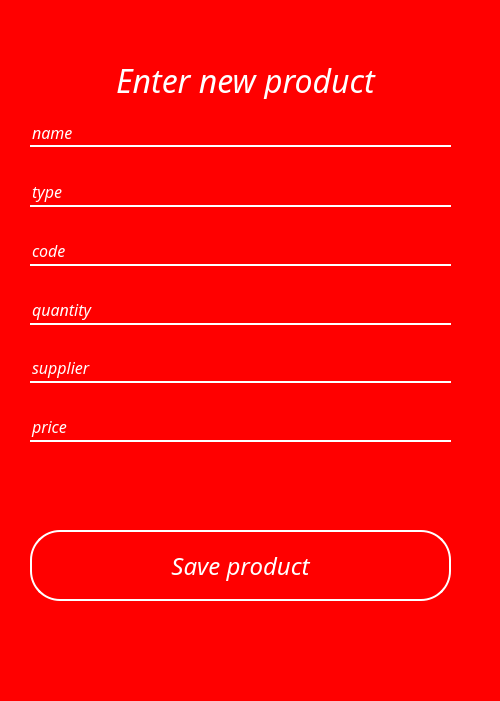
<?xml version="1.0" encoding="UTF-8"?>
<ui version="4.0">
 <class>Form</class>
 <widget class="QWidget" name="Form">
  <property name="geometry">
   <rect>
    <x>0</x>
    <y>0</y>
    <width>500</width>
    <height>701</height>
   </rect>
  </property>
  <property name="windowTitle">
   <string>Form</string>
  </property>
  <property name="styleSheet">
   <string notr="true">#Form{
background:red;
}
#headerFrame
{
background: black;
border-radius: 30px;
}

#frame
{
background: red;
border-radius: 30px;
}
#labelHead{
color:white;
}

#label{
color:white;
}

#label_2{
color:white;
}

#lineEdit_Pname{
border:none;
background:transparent;
color: white;
border-bottom: 2px solid white;
}

#lineEdit_ptype{
border:none;
background:transparent;
color: white;
border-bottom: 2px solid white;
}

#lineEdit_pcode{
border:none;
background:transparent;
color: white;
border-bottom: 2px solid white;
}

#lineEdit_pquantity{
border:none;
background:transparent;
color: white;
border-bottom: 2px solid white;
}

#lineEdit_psupplier{
border:none;
background:transparent;
color: white;
border-bottom: 2px solid white;
}

#lineEdit_pprice{
border:none;
background:transparent;
color: white;
border-bottom: 2px solid white;
}

#pushButton_saveP{
border:2px solid white;
background:transparent;
color:white;
border-radius: 30px;
}

#pushButton_saveP:hover{
border:2px solid white;
background:white;
color:red;
}

#push_Rigister{
border:2px solid white;
background:transparent;
color:white;
border-radius: 30px;
}

#push_Rigister:hover{
border:2px solid white;
background:white;
color:red;
}</string>
  </property>
  <widget class="QLineEdit" name="lineEdit_pcode">
   <property name="geometry">
    <rect>
     <x>30</x>
     <y>237</y>
     <width>421</width>
     <height>29</height>
    </rect>
   </property>
   <property name="sizePolicy">
    <sizepolicy hsizetype="Expanding" vsizetype="Preferred">
     <horstretch>0</horstretch>
     <verstretch>0</verstretch>
    </sizepolicy>
   </property>
   <property name="font">
    <font>
     <family>Aero</family>
     <pointsize>12</pointsize>
     <italic>true</italic>
    </font>
   </property>
   <property name="styleSheet">
    <string notr="true">color: rgb(255, 255, 255);
selection-color: rgb(255, 255, 0);</string>
   </property>
   <property name="text">
    <string>code</string>
   </property>
   <property name="cursorPosition">
    <number>4</number>
   </property>
   <property name="placeholderText">
    <string>city</string>
   </property>
  </widget>
  <widget class="QLineEdit" name="lineEdit_pprice">
   <property name="geometry">
    <rect>
     <x>30</x>
     <y>413</y>
     <width>421</width>
     <height>29</height>
    </rect>
   </property>
   <property name="sizePolicy">
    <sizepolicy hsizetype="Expanding" vsizetype="Preferred">
     <horstretch>0</horstretch>
     <verstretch>0</verstretch>
    </sizepolicy>
   </property>
   <property name="font">
    <font>
     <family>Aero</family>
     <pointsize>12</pointsize>
     <italic>true</italic>
    </font>
   </property>
   <property name="styleSheet">
    <string notr="true">color: rgb(255, 255, 255);
selection-color: rgb(255, 255, 0);</string>
   </property>
   <property name="text">
    <string>price</string>
   </property>
   <property name="cursorPosition">
    <number>5</number>
   </property>
   <property name="placeholderText">
    <string>Username</string>
   </property>
  </widget>
  <widget class="QLineEdit" name="lineEdit_ptype">
   <property name="geometry">
    <rect>
     <x>30</x>
     <y>178</y>
     <width>421</width>
     <height>29</height>
    </rect>
   </property>
   <property name="sizePolicy">
    <sizepolicy hsizetype="Expanding" vsizetype="Preferred">
     <horstretch>0</horstretch>
     <verstretch>0</verstretch>
    </sizepolicy>
   </property>
   <property name="font">
    <font>
     <family>Aero</family>
     <pointsize>12</pointsize>
     <italic>true</italic>
    </font>
   </property>
   <property name="styleSheet">
    <string notr="true">color: rgb(255, 255, 255);
selection-color: rgb(255, 255, 0);</string>
   </property>
   <property name="text">
    <string>type</string>
   </property>
   <property name="cursorPosition">
    <number>4</number>
   </property>
   <property name="placeholderText">
    <string>last name</string>
   </property>
  </widget>
  <widget class="QPushButton" name="pushButton_saveP">
   <property name="geometry">
    <rect>
     <x>30</x>
     <y>530</y>
     <width>421</width>
     <height>71</height>
    </rect>
   </property>
   <property name="font">
    <font>
     <family>Aero</family>
     <pointsize>18</pointsize>
     <italic>true</italic>
    </font>
   </property>
   <property name="styleSheet">
    <string notr="true"/>
   </property>
   <property name="text">
    <string>Save product</string>
   </property>
  </widget>
  <widget class="QLineEdit" name="lineEdit_pquantity">
   <property name="geometry">
    <rect>
     <x>30</x>
     <y>296</y>
     <width>421</width>
     <height>29</height>
    </rect>
   </property>
   <property name="sizePolicy">
    <sizepolicy hsizetype="Expanding" vsizetype="Preferred">
     <horstretch>0</horstretch>
     <verstretch>0</verstretch>
    </sizepolicy>
   </property>
   <property name="font">
    <font>
     <family>Aero</family>
     <pointsize>12</pointsize>
     <italic>true</italic>
    </font>
   </property>
   <property name="styleSheet">
    <string notr="true">color: rgb(255, 255, 255);
selection-color: rgb(255, 255, 0);</string>
   </property>
   <property name="text">
    <string>quantity</string>
   </property>
   <property name="cursorPosition">
    <number>8</number>
   </property>
   <property name="placeholderText">
    <string>Working sector</string>
   </property>
  </widget>
  <widget class="QLabel" name="label_register">
   <property name="geometry">
    <rect>
     <x>30</x>
     <y>61</y>
     <width>431</width>
     <height>38</height>
    </rect>
   </property>
   <property name="sizePolicy">
    <sizepolicy hsizetype="Preferred" vsizetype="Preferred">
     <horstretch>0</horstretch>
     <verstretch>0</verstretch>
    </sizepolicy>
   </property>
   <property name="font">
    <font>
     <family>Aero</family>
     <pointsize>24</pointsize>
     <italic>true</italic>
    </font>
   </property>
   <property name="styleSheet">
    <string notr="true">color: rgb(255, 255, 255);</string>
   </property>
   <property name="text">
    <string>Enter new product</string>
   </property>
   <property name="alignment">
    <set>Qt::AlignCenter</set>
   </property>
  </widget>
  <widget class="QLineEdit" name="lineEdit_Pname">
   <property name="geometry">
    <rect>
     <x>30</x>
     <y>120</y>
     <width>421</width>
     <height>27</height>
    </rect>
   </property>
   <property name="sizePolicy">
    <sizepolicy hsizetype="Expanding" vsizetype="Preferred">
     <horstretch>0</horstretch>
     <verstretch>0</verstretch>
    </sizepolicy>
   </property>
   <property name="font">
    <font>
     <family>Aero</family>
     <pointsize>12</pointsize>
     <italic>true</italic>
    </font>
   </property>
   <property name="styleSheet">
    <string notr="true">color: rgb(255, 255, 255);
selection-color: rgb(255, 255, 0);</string>
   </property>
   <property name="text">
    <string>name</string>
   </property>
   <property name="cursorPosition">
    <number>4</number>
   </property>
   <property name="placeholderText">
    <string>Name</string>
   </property>
  </widget>
  <widget class="QLineEdit" name="lineEdit_psupplier">
   <property name="geometry">
    <rect>
     <x>30</x>
     <y>354</y>
     <width>421</width>
     <height>29</height>
    </rect>
   </property>
   <property name="sizePolicy">
    <sizepolicy hsizetype="Expanding" vsizetype="Preferred">
     <horstretch>0</horstretch>
     <verstretch>0</verstretch>
    </sizepolicy>
   </property>
   <property name="font">
    <font>
     <family>Aero</family>
     <pointsize>12</pointsize>
     <italic>true</italic>
    </font>
   </property>
   <property name="styleSheet">
    <string notr="true">color: rgb(255, 255, 255);
selection-color: rgb(255, 255, 0);</string>
   </property>
   <property name="text">
    <string>supplier</string>
   </property>
   <property name="cursorPosition">
    <number>8</number>
   </property>
   <property name="placeholderText">
    <string>Permisions (1-4)</string>
   </property>
  </widget>
 </widget>
 <resources/>
 <connections/>
</ui>
